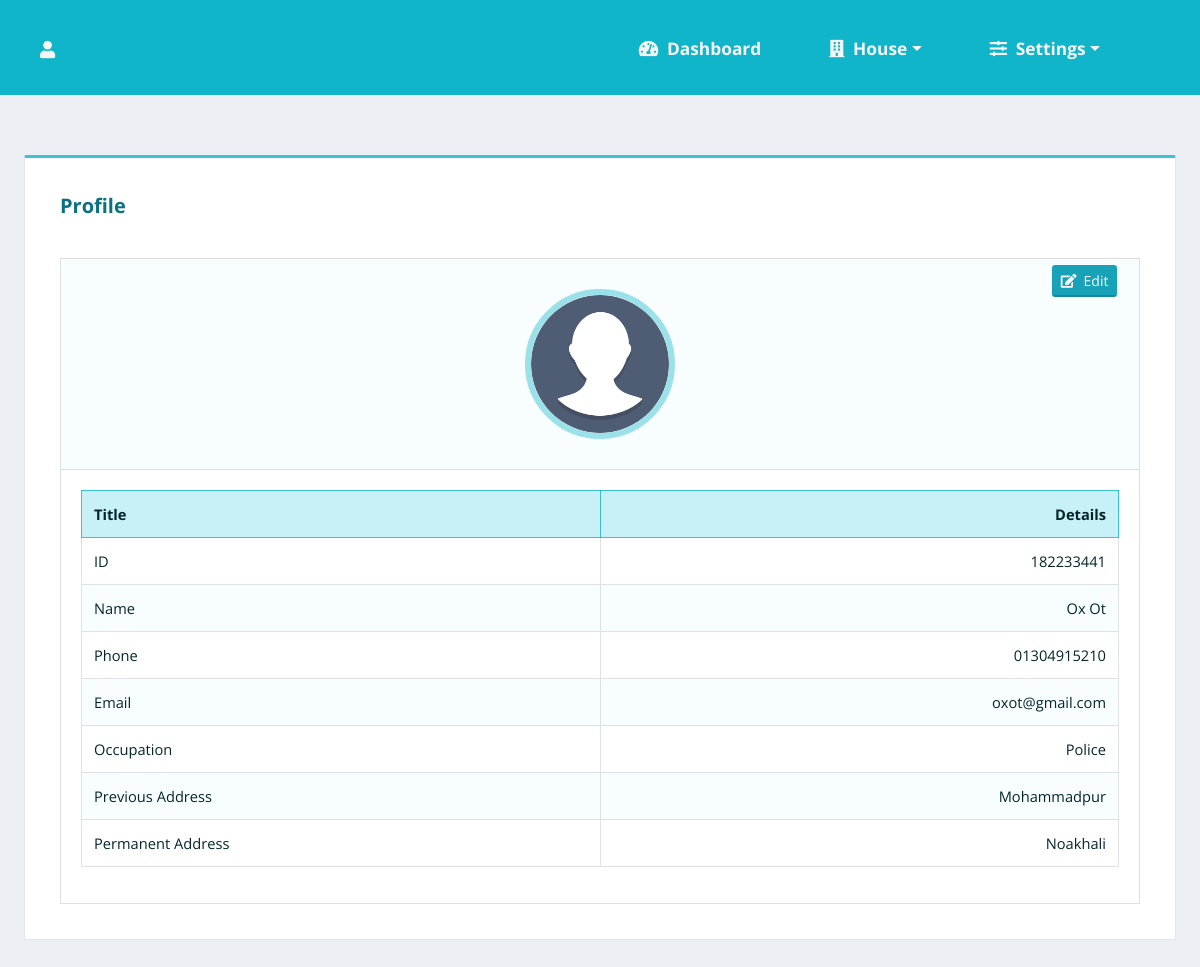
/HRMS_FINAL_PHP/pages/profile.php (signed in), run on the app's committed database.
### tables this page shows
CREATE TABLE `tenant` (
  `tid` varchar(10) NOT NULL,
  `nid` varchar(20) NOT NULL,
  `name` varchar(25) NOT NULL,
  `email` varchar(40) DEFAULT NULL,
  `phone` varchar(15) NOT NULL,
  `family_members` int(3) NOT NULL,
  `occupation` varchar(25) NOT NULL,
  `permanent_address` varchar(30) NOT NULL,
  `previous_address` varchar(30) NOT NULL,
  `monthly_rent` double(15,3) NOT NULL,
  `gas_bill` double(15,3) NOT NULL,
  `water_bill` double(15,3) NOT NULL,
  `rental_date` date NOT NULL,
  `status` int(3) NOT NULL,
  `unit_no` varchar(10) NOT NULL,
  `hid` varchar(10) NOT NULL
);

### HRMS_FINAL_PHP/config/systeminit.php (called while the page is built, shortened)
<?php
    $hid=$_SESSION['HID'];
    $user_id=$_SESSION['USER_ID'];
    function QUERY_AND_FETCH($conn,$sql){
        return mysqli_fetch_assoc(mysqli_query($conn,$sql));
    }
?>

### HRMS_FINAL_PHP/pages/profile.php (the view, shortened to what this page needs)
<?php
require "../config/systeminit.php";
    if($panel_sys==="1"){
        $result=QUERY_AND_FETCH($conn,"SELECT oid AS ID, name AS Name, phone AS Phone, email AS Email,
                                       occupation AS Occupation, present_address AS 'Present Address',
                                       permanent_address AS 'Permanent Address'
                                       FROM owner WHERE oid='$user_id'");
    }
    else if($panel_sys==="2"){
        $result=QUERY_AND_FETCH($conn,"SELECT tid AS ID, name AS Name, phone AS Phone, email AS Email,
                                       occupation AS Occupation, previous_address AS 'Previous Address',
                                       permanent_address AS 'Permanent Address'
                                       FROM tenant WHERE tid='$user_id' AND hid='$hid'");
    }
?>
<!DOCTYPE html>
<html lang="en">
<head>
<?php include "../includes/cdnstylesheets.php" ?>
    <link rel="stylesheet" href="../css/style.css">
</head>
    <body>
<?php include "../includes/nav.php" ?>
    <section class="sec2">
        <div class="table-con">
            <div class="table-card">
            <h5 class="table-card-title">Profile</h5>
                <div class="card">
                    <div class="card-header">
                        <div class="profile-icon">
                            <img src="../img/propic.png" alt="">
                            <a href="" class="btn btn-sm btn-info p-edit-btn"><i class="fas fa-edit"></i>&ensp;Edit</a>
                        </div>
                    </div>
                    <div class="card-body">
                        <div class="ov-handler">
                        <table class="table table-bordered table-type-1">
                            <tr>
                                <th>Title</th>
                                <th>Details</th>
                            </tr>
                            <?php foreach ($result as $col => $val){ ?>
                            <tr>
                                <td><?=$col;?></td>
                                <td><?=$val;?></td>
                            </tr>
                            <?php } ?>
                        </table>
                        </div>
                    </div>
                </div>
            </div>
        </div>
    </section>
    </body>
</html>

### HRMS_FINAL_PHP/css/style.css (style rules this page uses)
body { margin: 0; padding: 0; font-family: 'Open Sans', sans-serif; background: rgba(236, 240, 245, 1.0); }
.btn { border-bottom: 2px solid rgba(0, 0, 0, 0.15) !important; transition: all ease-in-out 0.1s; }
.card-header, .card-footer { border-radius: 0 !important; }
.sec2 { width: 100%; float: left; overflow: hidden; margin-top: 60px; margin-bottom: 40px; }
.table-con { width: 90%; margin: 0 auto; }
.table-card { padding: 35px; border-top: 3px solid rgba(16, 181, 202, 0.8) !important; border-left: 1px solid rgba(0, 0, 0, 0.1); border-right: 1px solid rgba(0, 0, 0, 0.1); border-bottom: 1px solid rgba(0, 0, 0, 0.1); border-top-left-radius: 2px; border-top-right-radius: 2px; background: white; overflow: hidden; }
.table-card-title { width: 70%; float: left; overflow: hidden; margin: 1px 0px 40px 0px; color: rgb(8, 114, 128); font-weight: 700; }
.table { background: white !important; }
.table-type-1 tr:nth-child(odd) { background: rgb(221, 251, 255, 0.2) !important; }
.table-type-1 td { font-size: 11pt !important; color: rgb(5, 37, 42); width: 50% !important; }
.table-type-1 td:nth-child(even) { text-align: right; }
.table-type-1 th:nth-child(even) { text-align: right !important; }
.table-type-1 th { background: rgba(167, 233, 241, 0.6) !important; border: 1px solid rgba(16, 181, 202, 0.8) !important; width: 50% !important; }
.ov-handler { width: 100%; margin: 0; padding: 0; float: left; overflow: hidden; }
.table-type-2 td, th { font-size: 11pt !important; color: rgb(5, 37, 42) !important; }
.table-card .card { width: 100% !important; border-radius: 0 !important; float: left; overflow: hidden; }
.table-card .card-header { background: rgb(221, 251, 255, 0.2) !important; padding: 30px 5px !important; margin: 0; }
.profile-icon img { position: relative; display: block; height: 150px; width: 150px; border-radius: 50%; margin: 0 auto; border: 6px solid rgba(16, 181, 202, 0.4); }
.p-edit-btn { position: absolute; top: 1%; right: 2%; }
@media all and (max-width: 1300px) { .table-con { width: 96%; } }

### data on the page
tenant: tid "182233441", name "Ox Ot", phone "01304915210", email "oxot@gmail.com", occupation "Police", previous_address "Mohammadpur", permanent_address "Noakhali"

### other printed values
$col "ID"
$col "Name"
$col "Phone"
$col "Email"
$col "Occupation"
$col "Previous Address"
$col "Permanent Address"
